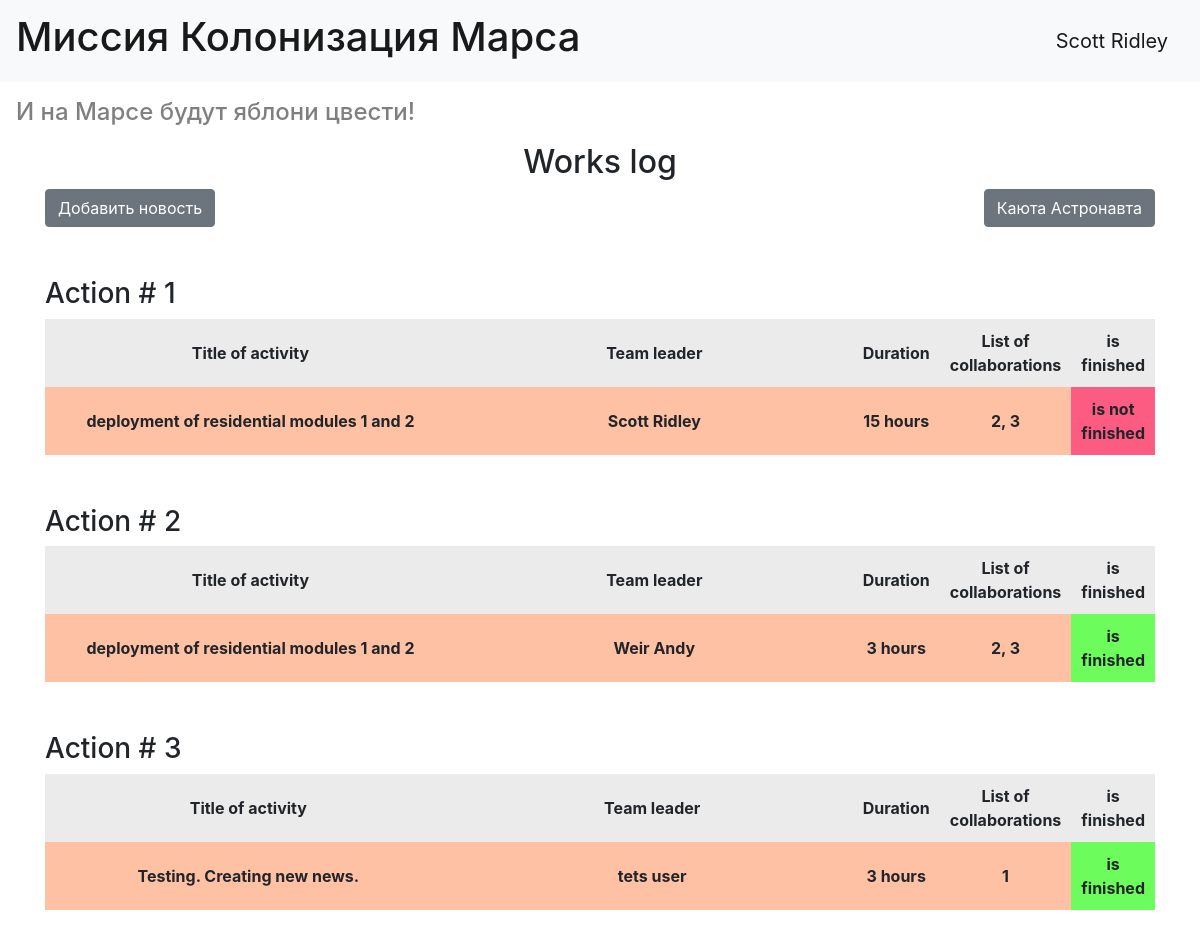
The page /index/ (signed in) on the database its author committed.
### app/data/models/user.py (models this page shows, shortened)
class User(Declarative_Base, UserMixin, SerializerMixin):
    __tablename__ = 'users'
    id = Column(Integer, primary_key=True, autoincrement=True)
    surname = Column(String, nullable=True)
    name = Column(String, nullable=True)
    age = Column(Integer, nullable=True)
    position = Column(String, nullable=True)
    speciality = Column(String, nullable=True)
    address = Column(String, nullable=True)
    email = Column(String, index=True, unique=True, nullable=True)
    hashed_password = Column(String, nullable=True)
    modified_date = Column(DateTime, default=datetime.datetime.now)
    jobs = orm.relationship("Jobs", back_populates='user')

### app/data/models/jobs.py (models this page shows)
class Jobs(Declarative_Base, UserMixin, SerializerMixin):
    __tablename__ = 'jobs'
    id = Column(Integer, primary_key=True, autoincrement=True)
    team_leader = Column(Integer, ForeignKey("users.id"))
    job = Column(String, nullable=True)
    work_size = Column(Integer, nullable=True)
    collaborators = Column(String, nullable=True)
    start_date = Column(DateTime, default=datetime.datetime.now)
    end_date = Column(DateTime, nullable=True)
    is_finished = Column(Boolean, default=False)
    is_published = Column(Boolean, default=True)
    user = orm.relationship('User')

### app/routes/main.py (the view)
@bp.route("/")
@bp.route("/index/")
@bp.route("/<title>")
@bp.route("/index/<title>")
def index(title=''):
    with current_app.db_connect.get_session() as session:
        jobs = session.query(Jobs).options(joinedload(Jobs.user)).all()
    models_struct_data = {
        "table_titles": [
            "Title of activity",
            "Team leader",
            "Duration",
            "List of collaborations",
            "is finished"
        ],
        "jobs": []
    }
    for job in jobs:
        job_struct = list()
        job_struct.append(job.id)
        job_struct.append(job.job)
        job_struct.append(job.user.surname + ' ' + job.user.name)
        job_struct.append(str(job.work_size) + " hours")
        job_struct.append(job.collaborators)
        job_struct.append("is finished" if job.is_finished else "is not finished")
        models_struct_data["jobs"].append(job_struct)
    return render_template(
        "index.html",
        title=title,
        data_jobs=models_struct_data,
        style_path=url_for("static", filename="css/style_table.css")
    )

### app/__init__.py (called while the page is built)
def create_app(mode="default", db_cone_url="sqlite:///db/main.sqlite"):
    app = Flask(__name__)
    app.config.from_object(config[mode])
    app.db_connect = DataBaseConnect(db_cone_url)
    app.db_connect.create_tables()
    login_manager = LoginManager()
    login_manager.init_app(app)
    from .data.models.user import User
    @login_manager.user_loader
    def load_user(user_id):
        session = app.db_connect.get_session()
        return session.query(User).get(user_id)
    from .routes.main import bp
    app.register_blueprint(bp)
    api = Api(app)
    api.add_resource(jobs_resource.JobsListResource, '/api/jobs')
    api.add_resource(jobs_resource.JobResource, '/api/jobs/<int:job_id>')
    api.add_resource(users_resource.UsersListResource, '/api/users')
    api.add_resource(users_resource.UserResource, '/api/users/<int:user_id>')
    return app

### app/data/db.py (called while the page is built)
    def get_session(self):
        return self.SessionLocal()

### app/templates/index.html
{% extends "base.html" %}
{% block add_head %}
    <link
        rel="stylesheet"
        href="{{ style_path }}"
    />
{% endblock add_head %}
{% block content %}
    <h2 class="text-center">Works log</h2>
    <div style="margin-bottom: 50px;" class="d-flex justify-content-between">
        {% if current_user.is_authenticated %}
            <a href="/add_job" class="btn btn-secondary">Добавить новость</a>
        {% endif %}
        {% if current_user.age is none %}
            {% set age = 25%}
        {% else %}
            {% set age = current_user.age %}
        {% endif %}
        <a href="/table/male/{{age}}" class="btn btn-secondary">Каюта Астронавта</a>
    </div>
    {% for job in data_jobs["jobs"] %}
        <div style="margin-bottom: 50px;">
            <h3>Action # {{ job[0] }}</h3>
            <table>
                <tr>
                    {% for item in data_jobs["table_titles"] %}
                        <th class="text-center">{{item}}</th>
                    {% endfor %}
                </tr>
                <tr>
                    {% for item in job[1:-1] %}
                        <th class="text-center" style="background-color: rgb(255, 193, 164);">
                            {{item}}
                        </th>
                    {% endfor %}
                    {% if "not" in job[-1] %}
                        <th class="text-center" style="background-color: rgb(252, 92, 129);">
                            {{job[-1]}}
                        </th>
                    {% else %}
                        <th class="text-center" style="background-color: rgb(108, 252, 92);">
                            {{job[-1]}}
                        </th>
                    {% endif %}
                </tr>
            </table>
        </div>
    {% endfor %}
{% endblock content %}

### app/templates/base.html (shortened to what this page needs)
<!doctype html>
<html lang="en">
<head>
    <link rel="stylesheet"
          href="https://stackpath.bootstrapcdn.com/bootstrap/4.4.1/css/bootstrap.min.css"
>
    {% block add_head %}{% endblock %}
</head>
<body>
<header>
    <nav class="navbar navbar-light bg-light">
        <a class="navbar-brand" href="/">
            <h1>Миссия Колонизация Марса</h1>
        </a>
        {% if current_user.is_authenticated %}
            <a class="navbar-brand" href="/logout">{{ current_user.surname }} {{ current_user.name }}</a>
        {% else %}
            <p>
                <a class="btn btn-primary " href="/register">Зарегистрироваться</a>
                <a class="btn btn-success" href="/login">Войти</a>
            </p>
        {% endif %}
    </nav>
</header>
<h4 class="m-3 text-black-50">И на Марсе будут яблони цвести!</h4>
<main role="main" class="container">
    {% block content %}{% endblock %}
</main>
</body>
</html>

### app/static/css/style_table.css (style rules this page uses)
th { background-color: rgb(235, 235, 235); width: 50%; padding: 10px; }

### rows shown on the page
User: surname "Scott", name "Ridley"
Jobs: id "1", item "Title of activity" "Team leader" "Duration" "List of collaborations" "is finished", job "deployment of residential modules 1 and 2", 1 "Scott Ridley" "15 hours", collaborators "2, 3", job "is not finished"
Jobs: id "2", item "Title of activity" "Team leader" "Duration" "List of collaborations" "is finished", job "deployment of residential modules 1 and 2", 1 "Weir Andy" "3 hours", collaborators "2, 3", job "is finished"
Jobs: id "3", item "Title of activity" "Team leader" "Duration" "List of collaborations" "is finished", job "Testing. Creating new news.", 1 "tets user" "3 hours" "1", job "is finished"
